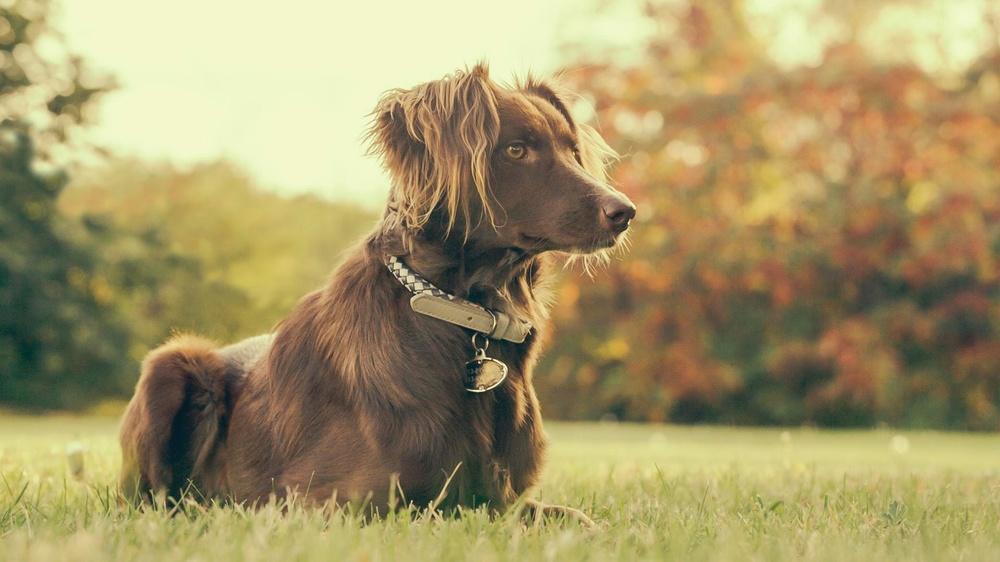
#> input picture 1.jpg, 1000 x 562 px, shrunk from 1920 x 1080 before the run; the run also reads 1 picture not shown here
$ python opencv.py
#> lines starting #> are read from the running program, lines starting #| are printed output that depends on the picture
import cv2

#ZAD1
image = cv2.imread("1.jpg")
#> image is the input picture: shape (562, 1000, 3); mean B, G, R 103.8, 149.2, 163.2
if image is None:
    print("Błąd: nie można wczytać obrazu!")
else:
    cv2.imshow("Poprawny obraz", image)
    cv2.waitKey(0)
    cv2.destroyAllWindows()

#ZAD2
image_color = cv2.imread("3.jpg")
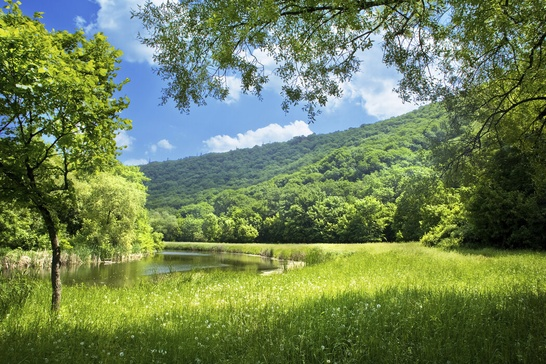
#> input picture 3.jpg, 546 x 364 px, shrunk from 1049 x 699 before the run
#> image_color is the input picture: shape (364, 546, 3); mean B, G, R 85.7, 128.1, 108.8
if image_color is not None:
    channels = image_color.shape[2]
#> channels = 3
    print(f"Liczba kanałów (kolor): {channels}")
#| Liczba kanałów (kolor): 3

#ZAD3
image_gray = cv2.imread("1.jpg", cv2.IMREAD_GRAYSCALE)
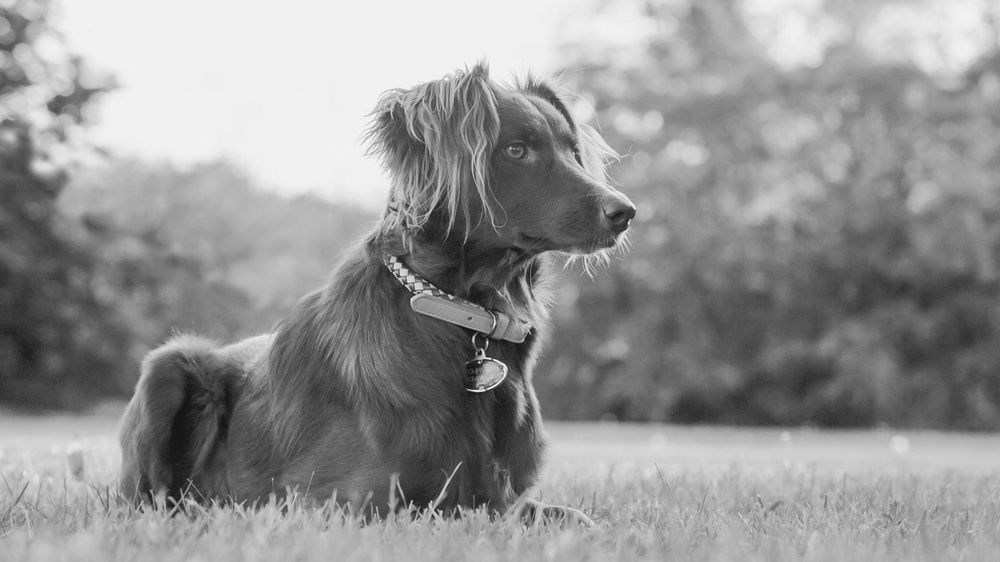
#> image_gray: shape (562, 1000); min 19, max 252, mean 148.2
if image_gray is not None:
    channels = 1 if len(image_gray.shape) == 2 else image_gray.shape[2]
#> channels = 1
    print(f"Liczba kanałów (szarość): {channels}")
#| Liczba kanałów (szarość): 1

#ZAD4
if image_gray is not None:
    cv2.imwrite("4.jpg", image_gray)

#ZAD5
img1 = cv2.imread("1.jpg")
img2 = cv2.imread("3.jpg")
if img1 is not None and img2 is not None:
    cv2.imshow("Obraz 1", img1)
    cv2.imshow("Obraz 2", img2)
    cv2.waitKey(0)
    cv2.destroyAllWindows()

#ZAD6
image = cv2.imread("2.jpg")
if image is not None:
    cv2.namedWindow("Dostosowane okno", cv2.WINDOW_NORMAL)
    cv2.imshow("Dostosowane okno", image)
    cv2.waitKey(0)
    cv2.destroyAllWindows()
